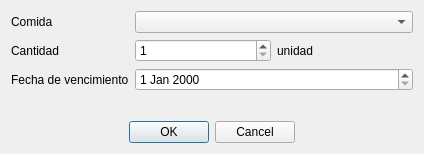
<?xml version="1.0" encoding="UTF-8"?>
<ui version="4.0">
 <class>AddFoodDialog</class>
 <widget class="QDialog" name="AddFoodDialog">
  <property name="geometry">
   <rect>
    <x>0</x>
    <y>0</y>
    <width>424</width>
    <height>154</height>
   </rect>
  </property>
  <property name="windowTitle">
   <string>Agregar comida</string>
  </property>
  <layout class="QVBoxLayout" name="verticalLayout">
   <item>
    <layout class="QFormLayout" name="formLayout">
     <item row="0" column="0">
      <widget class="QLabel" name="label">
       <property name="text">
        <string>Comida</string>
       </property>
      </widget>
     </item>
     <item row="0" column="1">
      <widget class="QComboBox" name="foodComboFox"/>
     </item>
     <item row="1" column="0">
      <widget class="QLabel" name="label_2">
       <property name="text">
        <string>Cantidad</string>
       </property>
      </widget>
     </item>
     <item row="1" column="1">
      <layout class="QHBoxLayout" name="horizontalLayout">
       <item>
        <widget class="QSpinBox" name="amountSpinBox">
         <property name="minimum">
          <number>1</number>
         </property>
         <property name="maximum">
          <number>9999</number>
         </property>
        </widget>
       </item>
       <item>
        <widget class="QLabel" name="unitLabel">
         <property name="text">
          <string>unidad</string>
         </property>
        </widget>
       </item>
      </layout>
     </item>
     <item row="2" column="0">
      <widget class="QLabel" name="label_3">
       <property name="text">
        <string>Fecha de vencimiento</string>
       </property>
      </widget>
     </item>
     <item row="2" column="1">
      <widget class="QDateEdit" name="dateEdit"/>
     </item>
    </layout>
   </item>
   <item>
    <layout class="QHBoxLayout" name="horizontalLayout_2">
     <item>
      <spacer name="horizontalSpacer">
       <property name="orientation">
        <enum>Qt::Horizontal</enum>
       </property>
       <property name="sizeHint" stdset="0">
        <size>
         <width>40</width>
         <height>20</height>
        </size>
       </property>
      </spacer>
     </item>
     <item>
      <widget class="QDialogButtonBox" name="buttonBox">
       <property name="orientation">
        <enum>Qt::Horizontal</enum>
       </property>
       <property name="standardButtons">
        <set>QDialogButtonBox::Cancel|QDialogButtonBox::Ok</set>
       </property>
      </widget>
     </item>
     <item>
      <spacer name="horizontalSpacer_2">
       <property name="orientation">
        <enum>Qt::Horizontal</enum>
       </property>
       <property name="sizeHint" stdset="0">
        <size>
         <width>40</width>
         <height>20</height>
        </size>
       </property>
      </spacer>
     </item>
    </layout>
   </item>
  </layout>
 </widget>
 <resources/>
 <connections>
  <connection>
   <sender>buttonBox</sender>
   <signal>accepted()</signal>
   <receiver>AddFoodDialog</receiver>
   <slot>accept()</slot>
   <hints>
    <hint type="sourcelabel">
     <x>248</x>
     <y>254</y>
    </hint>
    <hint type="destinationlabel">
     <x>157</x>
     <y>274</y>
    </hint>
   </hints>
  </connection>
  <connection>
   <sender>buttonBox</sender>
   <signal>rejected()</signal>
   <receiver>AddFoodDialog</receiver>
   <slot>reject()</slot>
   <hints>
    <hint type="sourcelabel">
     <x>316</x>
     <y>260</y>
    </hint>
    <hint type="destinationlabel">
     <x>286</x>
     <y>274</y>
    </hint>
   </hints>
  </connection>
 </connections>
</ui>
